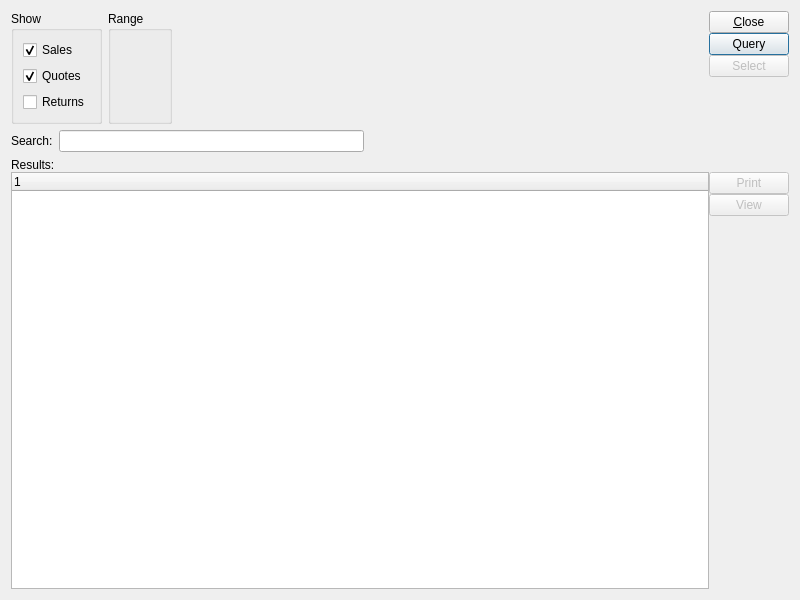
<ui version="4.0" >
 <class>retailSaleSearch</class>
 <widget class="QDialog" name="retailSaleSearch" >
  <property name="geometry" >
   <rect>
    <x>0</x>
    <y>0</y>
    <width>800</width>
    <height>600</height>
   </rect>
  </property>
  <property name="windowTitle" >
   <string>Retail Sale Search</string>
  </property>
  <layout class="QGridLayout" name="gridLayout_5" >
   <item row="0" column="0" >
    <widget class="Screen" name="_sale" >
     <property name="schemaName" >
      <string notr="true">xtpos</string>
     </property>
     <property name="tableName" >
      <string notr="true">api_sale</string>
     </property>
     <layout class="QGridLayout" name="gridLayout_2" >
      <property name="margin" >
       <number>0</number>
      </property>
      <item row="0" column="0" >
       <layout class="QHBoxLayout" name="horizontalLayout" >
        <item>
         <widget class="QGroupBox" name="_showGroup" >
          <property name="title" >
           <string>Show</string>
          </property>
          <layout class="QVBoxLayout" name="verticalLayout_4" >
           <item>
            <widget class="XCheckBox" name="_showSales" >
             <property name="text" >
              <string>Sales</string>
             </property>
             <property name="checked" >
              <bool>true</bool>
             </property>
             <property name="forgetful" >
              <bool>true</bool>
             </property>
            </widget>
           </item>
           <item>
            <widget class="XCheckBox" name="_showQuotes" >
             <property name="text" >
              <string>Quotes</string>
             </property>
             <property name="checked" >
              <bool>true</bool>
             </property>
             <property name="forgetful" >
              <bool>true</bool>
             </property>
            </widget>
           </item>
           <item>
            <widget class="XCheckBox" name="_showReturns" >
             <property name="text" >
              <string>Returns</string>
             </property>
             <property name="forgetful" >
              <bool>true</bool>
             </property>
            </widget>
           </item>
          </layout>
         </widget>
        </item>
        <item>
         <widget class="QGroupBox" name="_dateGroup" >
          <property name="title" >
           <string>Range</string>
          </property>
          <layout class="QGridLayout" name="gridLayout_4" >
           <item row="0" column="0" >
            <widget class="DateCluster" name="_dates" />
           </item>
          </layout>
         </widget>
        </item>
        <item>
         <spacer name="horizontalSpacer_2" >
          <property name="orientation" >
           <enum>Qt::Horizontal</enum>
          </property>
          <property name="sizeHint" stdset="0" >
           <size>
            <width>40</width>
            <height>20</height>
           </size>
          </property>
         </spacer>
        </item>
       </layout>
      </item>
      <item rowspan="2" row="0" column="1" >
       <spacer name="horizontalSpacer" >
        <property name="orientation" >
         <enum>Qt::Horizontal</enum>
        </property>
        <property name="sizeType" >
         <enum>QSizePolicy::Preferred</enum>
        </property>
        <property name="sizeHint" stdset="0" >
         <size>
          <width>28</width>
          <height>20</height>
         </size>
        </property>
       </spacer>
      </item>
      <item rowspan="2" row="0" column="2" >
       <layout class="QVBoxLayout" name="verticalLayout" >
        <property name="spacing" >
         <number>0</number>
        </property>
        <item>
         <widget class="QPushButton" name="_close" >
          <property name="text" >
           <string>&amp;Close</string>
          </property>
         </widget>
        </item>
        <item>
         <widget class="QPushButton" name="_query" >
          <property name="text" >
           <string>Query</string>
          </property>
          <property name="autoDefault" >
           <bool>true</bool>
          </property>
          <property name="default" >
           <bool>true</bool>
          </property>
         </widget>
        </item>
        <item>
         <widget class="QPushButton" name="_select" >
          <property name="enabled" >
           <bool>false</bool>
          </property>
          <property name="text" >
           <string>Select</string>
          </property>
         </widget>
        </item>
        <item>
         <spacer name="verticalSpacer" >
          <property name="orientation" >
           <enum>Qt::Vertical</enum>
          </property>
          <property name="sizeType" >
           <enum>QSizePolicy::Expanding</enum>
          </property>
          <property name="sizeHint" stdset="0" >
           <size>
            <width>20</width>
            <height>0</height>
           </size>
          </property>
         </spacer>
        </item>
       </layout>
      </item>
      <item row="1" column="0" >
       <layout class="QHBoxLayout" name="horizontalLayout_2" >
        <item>
         <widget class="QLabel" name="_searchMeLit" >
          <property name="text" >
           <string>Search:</string>
          </property>
          <property name="buddy" >
           <cstring>_search</cstring>
          </property>
         </widget>
        </item>
        <item>
         <widget class="XLineEdit" name="_search" />
        </item>
        <item>
         <spacer name="horizontalSpacer_3" >
          <property name="orientation" >
           <enum>Qt::Horizontal</enum>
          </property>
          <property name="sizeType" >
           <enum>QSizePolicy::Expanding</enum>
          </property>
          <property name="sizeHint" stdset="0" >
           <size>
            <width>40</width>
            <height>20</height>
           </size>
          </property>
         </spacer>
        </item>
       </layout>
      </item>
      <item row="2" column="0" colspan="3" >
       <widget class="QFrame" name="_frame" >
        <property name="sizePolicy" >
         <sizepolicy vsizetype="Expanding" hsizetype="Expanding" >
          <horstretch>0</horstretch>
          <verstretch>1</verstretch>
         </sizepolicy>
        </property>
        <property name="frameShape" >
         <enum>QFrame::NoFrame</enum>
        </property>
        <property name="frameShadow" >
         <enum>QFrame::Raised</enum>
        </property>
        <layout class="QGridLayout" name="gridLayout" >
         <property name="margin" >
          <number>0</number>
         </property>
         <item row="0" column="0" >
          <layout class="QVBoxLayout" name="verticalLayout_3" >
           <property name="spacing" >
            <number>0</number>
           </property>
           <item>
            <widget class="QLabel" name="_salesLit" >
             <property name="text" >
              <string>Results:</string>
             </property>
            </widget>
           </item>
           <item>
            <layout class="QHBoxLayout" name="horizontalLayout_3" >
             <item>
              <widget class="XTreeWidget" name="_sales" />
             </item>
             <item>
              <layout class="QVBoxLayout" name="verticalLayout_2" >
               <property name="spacing" >
                <number>0</number>
               </property>
               <item>
                <widget class="QPushButton" name="_print" >
                 <property name="enabled" >
                  <bool>false</bool>
                 </property>
                 <property name="text" >
                  <string>Print</string>
                 </property>
                </widget>
               </item>
               <item>
                <widget class="QPushButton" name="_view" >
                 <property name="enabled" >
                  <bool>false</bool>
                 </property>
                 <property name="text" >
                  <string>View</string>
                 </property>
                </widget>
               </item>
               <item>
                <spacer name="verticalSpacer_2" >
                 <property name="orientation" >
                  <enum>Qt::Vertical</enum>
                 </property>
                 <property name="sizeHint" stdset="0" >
                  <size>
                   <width>20</width>
                   <height>40</height>
                  </size>
                 </property>
                </spacer>
               </item>
              </layout>
             </item>
            </layout>
           </item>
          </layout>
         </item>
        </layout>
       </widget>
      </item>
     </layout>
    </widget>
   </item>
  </layout>
 </widget>
 <customwidgets>
  <customwidget>
   <class>DateCluster</class>
   <extends>QWidget</extends>
   <header>datecluster.h</header>
  </customwidget>
  <customwidget>
   <class>Screen</class>
   <extends>QWidget</extends>
   <header>screen.h</header>
   <container>1</container>
  </customwidget>
  <customwidget>
   <class>XCheckBox</class>
   <extends>QCheckBox</extends>
   <header>xcheckbox.h</header>
  </customwidget>
  <customwidget>
   <class>XLineEdit</class>
   <extends>QLineEdit</extends>
   <header>xlineedit.h</header>
  </customwidget>
  <customwidget>
   <class>XTreeWidget</class>
   <extends>QTreeWidget</extends>
   <header>xtreewidget.h</header>
  </customwidget>
 </customwidgets>
 <tabstops>
  <tabstop>_query</tabstop>
  <tabstop>_close</tabstop>
 </tabstops>
 <resources/>
 <connections>
  <connection>
   <sender>_sales</sender>
   <signal>valid(bool)</signal>
   <receiver>_view</receiver>
   <slot>setEnabled(bool)</slot>
   <hints>
    <hint type="sourcelabel" >
     <x>719</x>
     <y>196</y>
    </hint>
    <hint type="destinationlabel" >
     <x>827</x>
     <y>233</y>
    </hint>
   </hints>
  </connection>
  <connection>
   <sender>_sales</sender>
   <signal>valid(bool)</signal>
   <receiver>_select</receiver>
   <slot>setEnabled(bool)</slot>
   <hints>
    <hint type="sourcelabel" >
     <x>655</x>
     <y>216</y>
    </hint>
    <hint type="destinationlabel" >
     <x>775</x>
     <y>79</y>
    </hint>
   </hints>
  </connection>
  <connection>
   <sender>_sales</sender>
   <signal>valid(bool)</signal>
   <receiver>_print</receiver>
   <slot>setEnabled(bool)</slot>
   <hints>
    <hint type="sourcelabel" >
     <x>722</x>
     <y>211</y>
    </hint>
    <hint type="destinationlabel" >
     <x>787</x>
     <y>188</y>
    </hint>
   </hints>
  </connection>
 </connections>
</ui>
